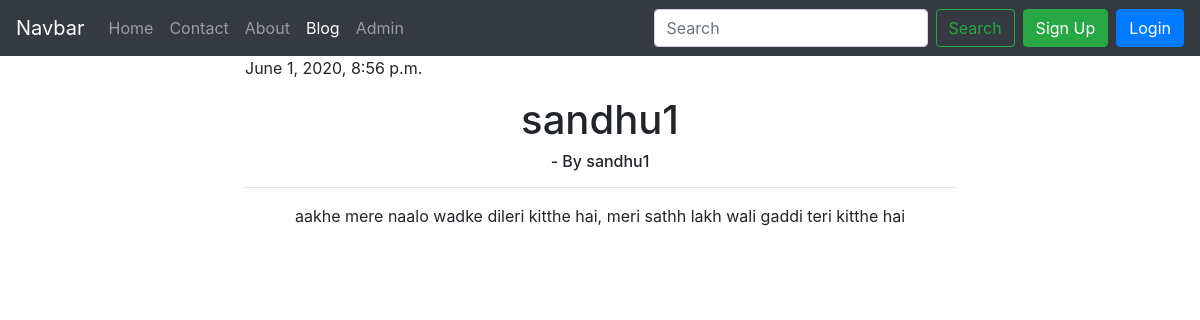
/blog/sandhu1, run on the app's committed database.
### blog/models.py (models this page shows)
class Blogpost(models.Model):
    sno = models.AutoField(primary_key=True)
    title = models.CharField(max_length=100, default="")
    Content = models.TextField(max_length=10000, default="")
    author = models.CharField(max_length=10, default="")
    slug = models.CharField(max_length=100, default="")
    Timestamp = models.DateTimeField(blank=True)
    def __str__(self):
        return str(self.sno) + '. ' + self.title + ' by ' + self.author

### blog/views.py (the view)
# urls.py: path('<str:slug>', views.BlogPost, name='BlogPost'),
def BlogPost(request, slug):
    allposts = Blogpost.objects.all()
    mypost = ""
    exist = False
    if Blogpost.objects.filter(slug=slug).exists():
        mypost = Blogpost.objects.filter(slug=slug).first()
        exist = True
        print(mypost)
    return render(request, 'blog/blogPost.html', {'post': mypost, 'exist': exist})

### templates/blog/blogPost.html (shortened to what this page needs)
{% extends 'base.html' %}
{% block blog %}
    active
{% endblock %}
{% block body %}
    <div class="container" align="center">
        {% if exist %}
            <div class="col-8">
                <p align="left">{{ post.Timestamp }}</p>
                <h1 style="text-align: center;">{{ post.title }}</h1>
                <h6 style="text-align: center;">- By {{ post.author }}</h6>
                <hr>
                <p>{{ post.Content }}</p>
            </div>
        {% endif %}
    </div>
{% endblock %}

### data on the page
Blogpost: Timestamp "June 1, 2020, 8:56 p.m.", title "sandhu1", author "sandhu1", Content "aakhe mere naalo wadke dileri kitthe hai, meri sathh lakh wali gaddi teri kitthe hai"
